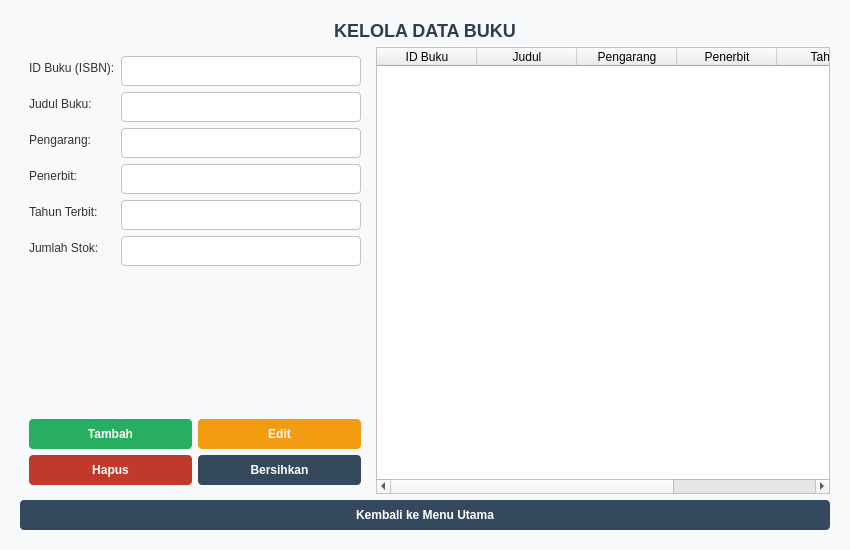
<?xml version="1.0" encoding="UTF-8"?>
<ui version="4.0">
 <class>KelolaBukuWindow</class>
 <widget class="QMainWindow" name="KelolaBukuWindow">
  <property name="geometry">
   <rect>
    <x>0</x>
    <y>0</y>
    <width>850</width>
    <height>550</height>
   </rect>
  </property>
  <property name="windowTitle">
   <string>Perpustakaan - Kelola Data Buku</string>
  </property>
  <property name="styleSheet">
   <string notr="true">QMainWindow {
background-color: #F8F9FA;
}
QLabel#lblTitle {
font-size: 18px;
font-weight: bold;
color: #2C3E50;
}
QLabel {
font-size: 12px;
color: #333;
}
QLineEdit {
padding: 6px;
border: 1px solid #BDC3C7;
border-radius: 4px;
background-color: white;
}
QLineEdit:focus {
border: 1px solid #3498DB;
}
QPushButton {
background-color: #34495E;
color: white;
border: none;
border-radius: 4px;
padding: 8px 15px;
font-weight: bold;
}
QPushButton:hover {
background-color: #415B76;
}
QPushButton#btnTambah {
background-color: #27AE60;
}
QPushButton#btnTambah:hover {
background-color: #2ECC71;
}
QPushButton#btnEdit {
background-color: #F39C12;
}
QPushButton#btnEdit:hover {
background-color: #F1C40F;
}
QPushButton#btnHapus {
background-color: #C0392B;
}
QPushButton#btnHapus:hover {
background-color: #E74C3C;
}
QTableWidget {
background-color: white;
border: 1px solid #BDC3C7;
gridline-color: #ECF0F1;
}</string>
  </property>
  <widget class="QWidget" name="centralwidget">
   <layout class="QVBoxLayout" name="verticalLayoutMain">
    <property name="leftMargin">
     <number>20</number>
    </property>
    <property name="topMargin">
     <number>20</number>
    </property>
    <property name="rightMargin">
     <number>20</number>
    </property>
    <property name="bottomMargin">
     <number>20</number>
    </property>
    <item>
     <widget class="QLabel" name="lblTitle">
      <property name="text">
       <string>KELOLA DATA BUKU</string>
      </property>
      <property name="alignment">
       <set>Qt::AlignCenter</set>
      </property>
     </widget>
    </item>
    <item>
     <layout class="QHBoxLayout" name="horizontalLayoutMain">
      <item>
       <widget class="QFrame" name="frameInput">
        <property name="maximumSize">
         <size>
          <width>350</width>
          <height>16777215</height>
         </size>
        </property>
        <layout class="QVBoxLayout" name="verticalLayoutForm">
         <item>
          <layout class="QFormLayout" name="formLayout">
           <item row="0" column="0">
            <widget class="QLabel" name="lblIdBuku">
             <property name="text">
              <string>ID Buku (ISBN):</string>
             </property>
            </widget>
           </item>
           <item row="0" column="1">
            <widget class="QLineEdit" name="txtIdBuku"/>
           </item>
           <item row="1" column="0">
            <widget class="QLabel" name="lblJudul">
             <property name="text">
              <string>Judul Buku:</string>
             </property>
            </widget>
           </item>
           <item row="1" column="1">
            <widget class="QLineEdit" name="txtJudul"/>
           </item>
           <item row="2" column="0">
            <widget class="QLabel" name="lblPengarang">
             <property name="text">
              <string>Pengarang:</string>
             </property>
            </widget>
           </item>
           <item row="2" column="1">
            <widget class="QLineEdit" name="txtPengarang"/>
           </item>
           <item row="3" column="0">
            <widget class="QLabel" name="lblPenerbit">
             <property name="text">
              <string>Penerbit:</string>
             </property>
            </widget>
           </item>
           <item row="3" column="1">
            <widget class="QLineEdit" name="txtPenerbit"/>
           </item>
           <item row="4" column="0">
            <widget class="QLabel" name="lblTahun">
             <property name="text">
              <string>Tahun Terbit:</string>
             </property>
            </widget>
           </item>
           <item row="4" column="1">
            <widget class="QLineEdit" name="txtTahun"/>
           </item>
           <item row="5" column="0">
            <widget class="QLabel" name="lblStok">
             <property name="text">
              <string>Jumlah Stok:</string>
             </property>
            </widget>
           </item>
           <item row="5" column="1">
            <widget class="QLineEdit" name="txtStok"/>
           </item>
          </layout>
         </item>
         <item>
          <spacer name="verticalSpacer_Form">
           <property name="orientation">
            <enum>Qt::Vertical</enum>
           </property>
           <property name="sizeHint" stdset="0">
            <size>
             <width>20</width>
             <height>40</height>
            </size>
           </property>
          </spacer>
         </item>
         <item>
          <layout class="QGridLayout" name="gridLayoutButtons">
           <item row="0" column="0">
            <widget class="QPushButton" name="btnTambah">
             <property name="text">
              <string>Tambah</string>
             </property>
            </widget>
           </item>
           <item row="0" column="1">
            <widget class="QPushButton" name="btnEdit">
             <property name="text">
              <string>Edit</string>
             </property>
            </widget>
           </item>
           <item row="1" column="0">
            <widget class="QPushButton" name="btnHapus">
             <property name="text">
              <string>Hapus</string>
             </property>
            </widget>
           </item>
           <item row="1" column="1">
            <widget class="QPushButton" name="btnBersihkan">
             <property name="text">
              <string>Bersihkan</string>
             </property>
            </widget>
           </item>
          </layout>
         </item>
        </layout>
       </widget>
      </item>
      <item>
       <layout class="QVBoxLayout" name="verticalLayoutTable">
        <item>
         <widget class="QTableWidget" name="tableBuku">
          <property name="selectionBehavior">
           <enum>QAbstractItemView::SelectRows</enum>
          </property>
          <column>
           <property name="text">
            <string>ID Buku</string>
           </property>
          </column>
          <column>
           <property name="text">
            <string>Judul</string>
           </property>
          </column>
          <column>
           <property name="text">
            <string>Pengarang</string>
           </property>
          </column>
          <column>
           <property name="text">
            <string>Penerbit</string>
           </property>
          </column>
          <column>
           <property name="text">
            <string>Tahun</string>
           </property>
          </column>
          <column>
           <property name="text">
            <string>Stok</string>
           </property>
          </column>
         </widget>
        </item>
       </layout>
      </item>
     </layout>
    </item>
    <item>
     <widget class="QPushButton" name="btnKembali">
      <property name="text">
       <string>Kembali ke Menu Utama</string>
      </property>
     </widget>
    </item>
   </layout>
  </widget>
 </widget>
 <resources/>
 <connections/>
</ui>
